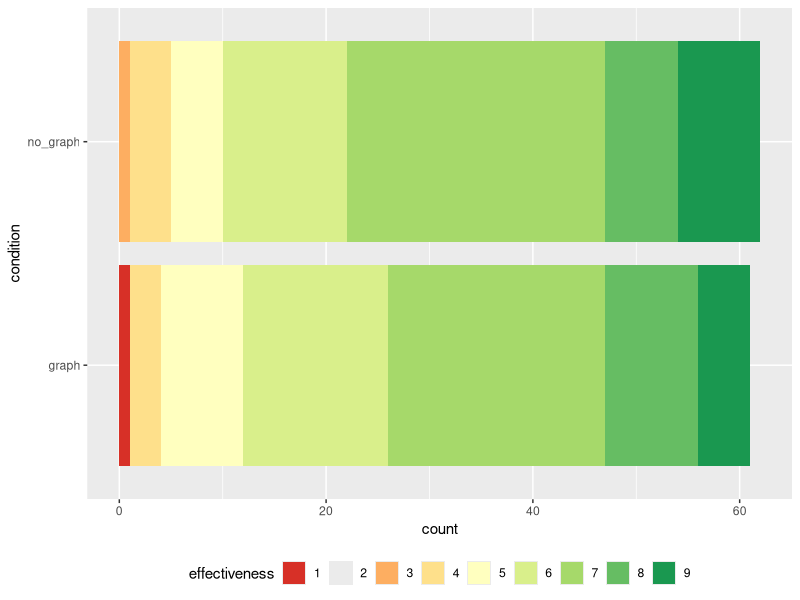

The R source for this figure: (Note: this script raises an error after producing the figure.)
## ---- chunk 1
library(MASS)
library(ordinal)
library(emmeans)
library(tidyverse)

# remove spurious warning message from summarize(). For more info see `?summarize`
options(dplyr.summarise.inform = FALSE)  
## ---- chunk 2
dataset <- 
  
  # read the file
  read_csv("data/blinded.csv",
           col_types = cols(
             experiment = col_integer(),
             condition = col_character(),
             effectiveness = col_integer())) %>%
    
  # select only experiment 1 (out of 4)
  filter(experiment == "1") %>%
  
  # ensure that the condition column has a `factor` data type (required for correct modelling)
  mutate(condition = factor(condition)) %>% 
  
  # adding participant ID
  mutate(participant_id = str_c("P", str_pad(row_number(), 2, pad = "0"))) %>%

  # extract only three columns that are relevant for this example
  select(participant_id, condition, effectiveness)


# show the output of this code chunk
dataset
## ---- chunk 3
levels(dataset$condition)
## ---- chunk 4
dataset %>% 
  group_by(condition, effectiveness) %>% 
  summarise(N = n()) %>% 
  ungroup() %>% 
  pivot_wider(names_from = condition, values_from = N) %>% 
  arrange(effectiveness)
## ---- chunk 5
p_condition <- 
  dataset %>% 
  
  # reverse the factor level for a correct plot order
  mutate(effectiveness = fct_rev(factor(effectiveness, levels = 1:9))) %>%
  
  # stacked bar plot
  ggplot(aes(x = condition, fill = effectiveness)) +
  geom_bar(position = "stack", stat="count") +
  
  # color scale from red (low) to yellow (middle) to green (high)
  scale_fill_brewer(palette="RdYlGn", drop = FALSE, direction = -1) +
  
  # horizontal plot
  coord_flip() +
  
  # legend
  guides(fill = guide_legend(reverse = TRUE, nrow = 1)) +
  theme(legend.position = "bottom")

p_condition
## ---- chunk 6
dataset %>% 
  group_by(condition) %>% 
  summarise(
    Median = median(effectiveness),
    IQR = IQR(effectiveness)) 
## ---- chunk 7
result_wilcox <- 
  wilcox.test(
    effectiveness ~ condition, 
    data = dataset, 
    paired = FALSE,
    conf.int = TRUE)
result_wilcox
## ---- chunk 8
result_ttest <- 
  t.test(
    effectiveness ~ condition, 
    data = dataset, 
    paired = FALSE,
    conf.int = TRUE)
result_ttest
## ---- chunk 9
model_olr <- 
  dataset %>% 
  mutate(effectiveness = ordered(effectiveness, levels = as.character(1:9))) %>% 
  clm(effectiveness ~ condition,
      data = .)
## ---- chunk 10
anova(model_olr, type = "3")
## ---- chunk 11
emmeans(model_olr,  ~ condition)
## ---- chunk 12
confint(model_olr)
## ---- chunk 13

sessionInfo()
